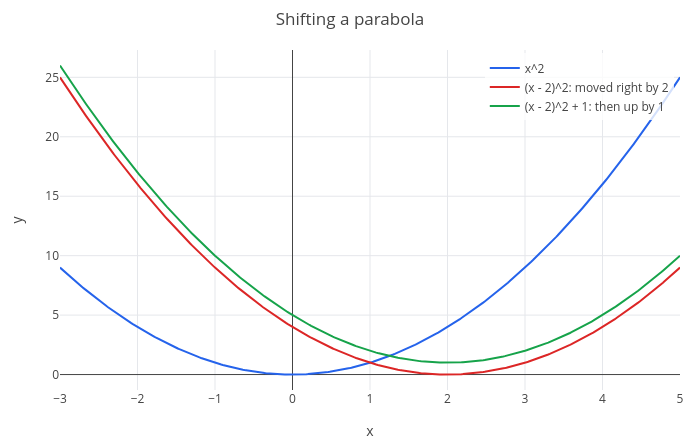

This figure's notebook cell:
### Markdown cell above
The lines the curve approaches are called **asymptotes**: the vertical line $x = 0$ and the horizontal line $y = 0$.

## 3. Moving and stretching a graph

Starting from a graph of $f(x)$, four simple changes move or stretch it:

| new function | effect on the graph |
|---|---|
| $f(x) + k$ | moves it **up** by $k$ |
| $f(x - h)$ | moves it **right** by $h$ |
| $a\,f(x)$ | stretches it **vertically** by $a$ (and flips it if $a < 0$) |
| $f(b\,x)$ | squeezes it **horizontally** by $b$ |

The surprising one is $f(x - h)$: a *minus* moves the graph to the *right*, because the new function reaches the old
value $f(0)$ when $x - h = 0$, that is at $x = h$. Here is $f(x) = x^2$ moved right by 2 and up by 1:

### Code cell
g(x) := x^2;
p = plot(g(x), g(x - 2), g(x - 2) + 1, x, -3, 5);
p = legend(p, "x^2", "(x - 2)^2: moved right by 2", "(x - 2)^2 + 1: then up by 1");
labels(title(p, "Shifting a parabola"), "x", "y")

### Figure 1 — Plotly figure (JSON) as saved in the notebook; plotly's stock layout.template omitted (floating-point values rounded to 4 significant figures; data arrays with more than 128 entries replaced by an {"elided": "..."} marker saying what was removed)
{"data": [{"line": {"color": "#2563eb", "width": 2}, "mode": "lines", "name": "x^2", "type": "scatter", "x": {"elided": "402 float values"}, "y": {"elided": "402 float values"}}, {"line": {"color": "#dc2626", "width": 2}, "mode": "lines", "name": "(x - 2)^2: moved right by 2", "type": "scatter", "x": {"elided": "402 float values"}, "y": {"elided": "402 float values"}}, {"line": {"color": "#16a34a", "width": 2}, "mode": "lines", "name": "(x - 2)^2 + 1: then up by 1", "type": "scatter", "x": {"elided": "402 float values"}, "y": {"elided": "402 float values"}}], "layout": {"height": 440, "legend": {"bgcolor": "rgba(255,255,255,0.8)", "x": 0.99, "xanchor": "right", "y": 0.99, "yanchor": "top"}, "margin": {"b": 50, "l": 60, "r": 20, "t": 50}, "showlegend": true, "title": {"text": "Shifting a parabola"}, "width": 700, "xaxis": {"title": {"text": "x"}, "zeroline": true}, "yaxis": {"range": [-1.3, 27.3], "title": {"text": "y"}, "zeroline": true}}}
